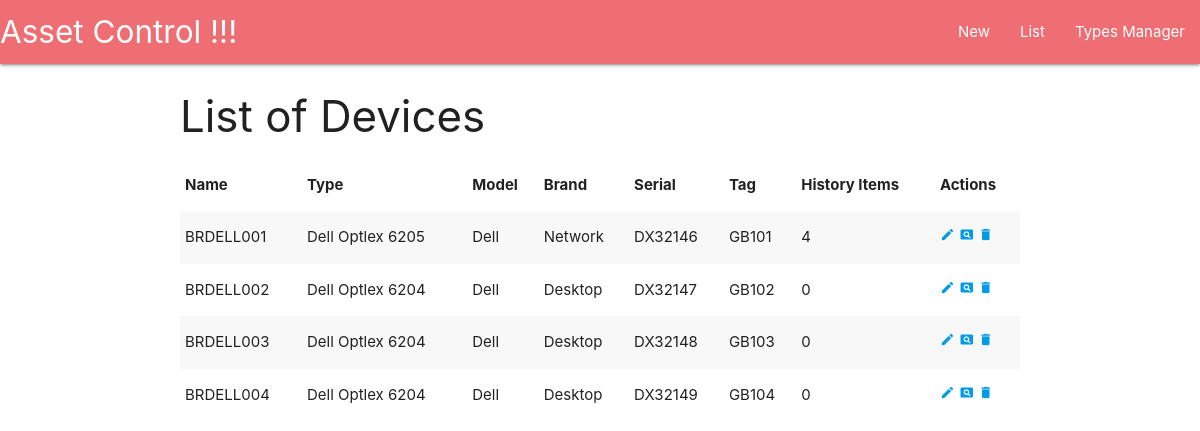
/devices/, run on an earlier commit of the app's database.
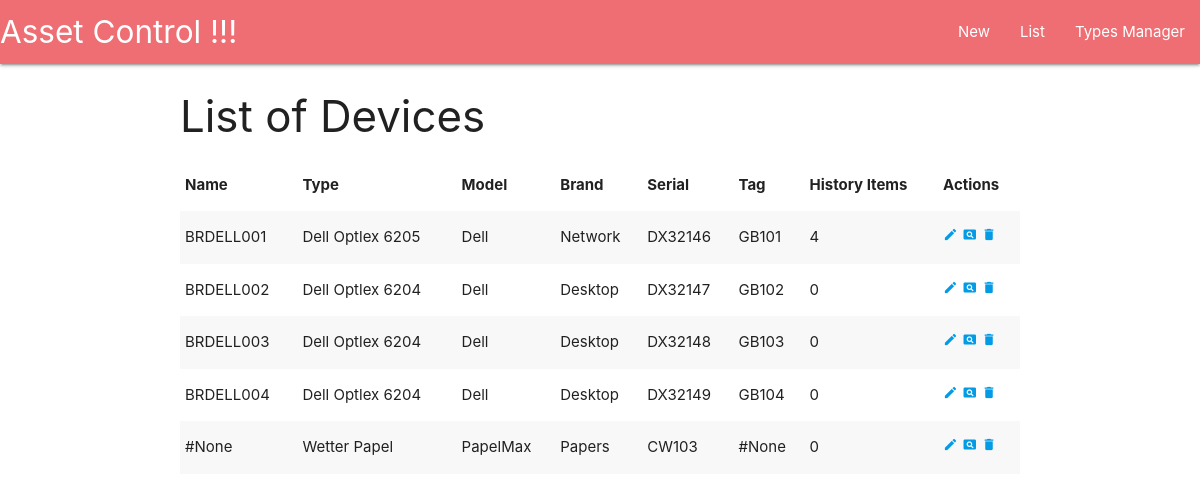
And on a later commit of the database.
### devices/models.py (models this page shows, shortened)
class Device(models.Model):
    serial_number = models.CharField(max_length=40, null=False, blank=False)
    tag = models.CharField(max_length=20, null=False, blank=True)
    model = models.CharField(max_length=30, null=False, blank=False)
    brand = models.CharField(max_length=30, null=False, blank=False)
    name = models.CharField(max_length=40, null=False, blank=False)
    type = models.ForeignKey(Type, related_name='devices', null=False)
    created = models.DateField(auto_created=True, auto_now_add=True)

class Type(models.Model):
    name = models.CharField(max_length=40, null=False, blank=False)

### devices/views.py (the view)
# urls.py: url(r'^devices/$', views.DeviceListView.as_view(), name='list'),
class DeviceListView(ListView):
    model = Device
    template_name = 'devices/list.html'
    context_object_name = 'devices'

### devices/templates/devices/list.html
{% extends 'app/base.html' %}
{% block content %}
    <h3>List of Devices</h3>
    <table class="striped responsive-table">
        <thead>
            <tr>
                <th>Name</th>
                <th>Type</th>
                <th>Model</th>
                <th>Brand</th>
                <th>Serial</th>
                <th>Tag</th>
                <th>History Items</th>
                <th>Actions</th>
            </tr>
        </thead>
        <tbody>
            {% for device in devices %}
                <tr>
                    <td>{{device.name}}</td>
                    <td>{{device.model}}</td>
                    <td>{{device.brand}}</td>
                    <td>{{device.type.name}}</td>
                    <td>{{device.serial_number}}</td>
                    <td>{{device.tag}}</td>
                    <td>{{device.history_items.count}}</td>
                    <td>
                        <a href="{% url 'devices:update' device.pk %}"><i class="tiny material-icons">edit</i></a>
                        <a href="{% url 'devices:details' device.pk %}"><i class="tiny material-icons">pageview</i></a>
                        <a href="#"><i class="tiny material-icons">delete</i></a>
                    </td>
                </tr>
            {% endfor %}
        </tbody>
    </table>
{% endblock %}

What changed in the data, as far as the page shows it:
added Device: name "#None", model "Wetter Papel", brand "PapelMax", type.name "Papers", serial_number "CW103", tag "#None", history_items.count "0"
